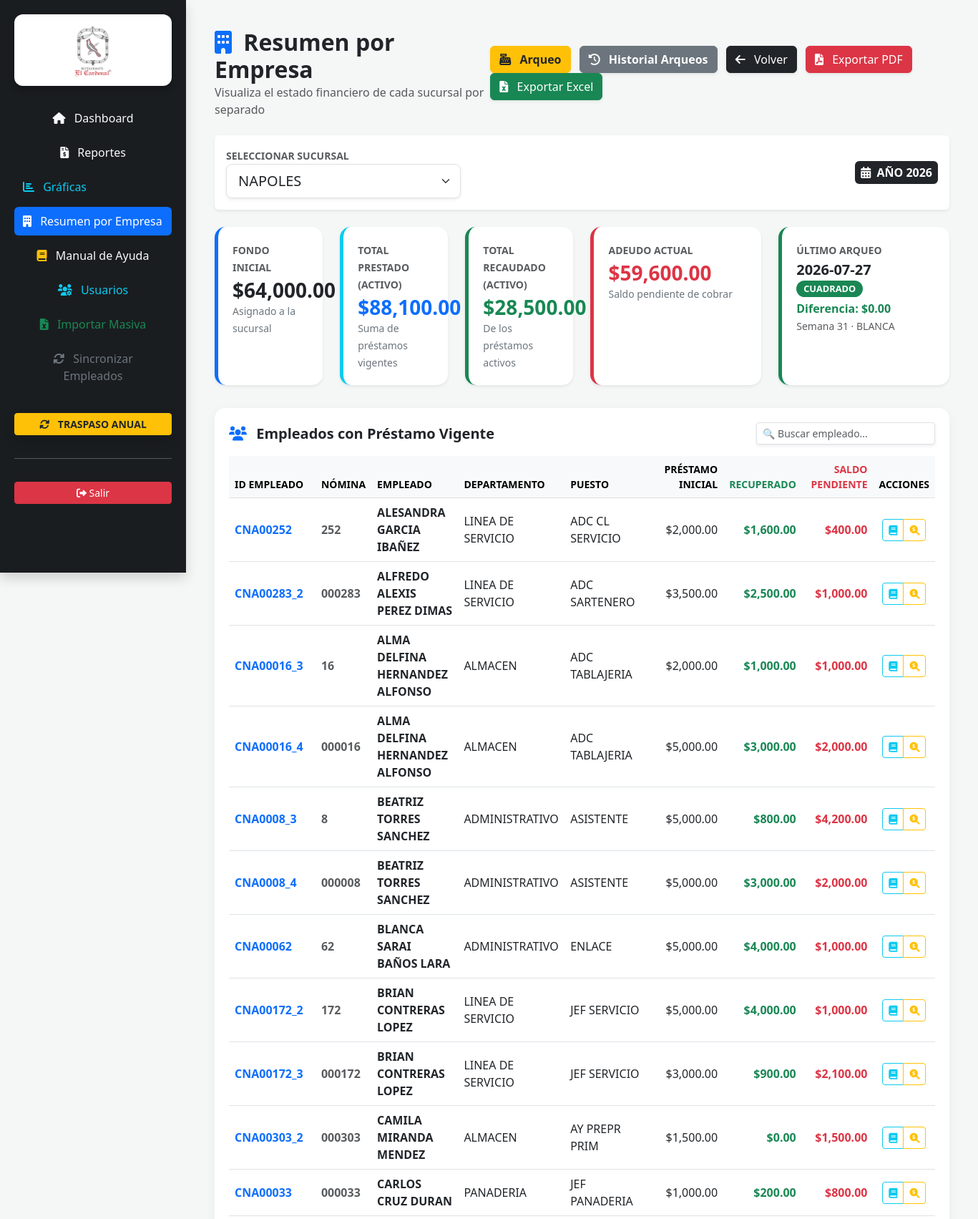
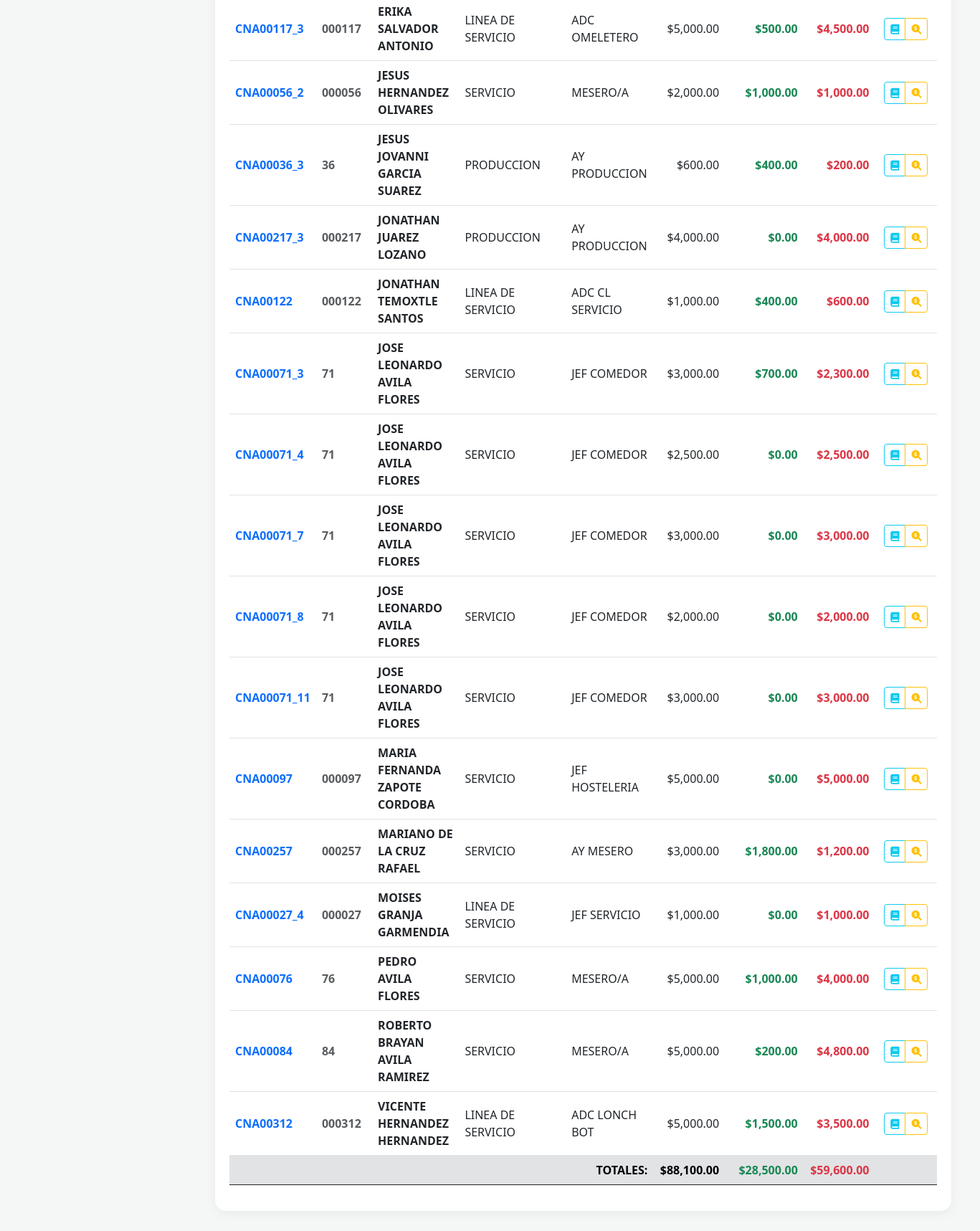
/resumen_empresa/NAPOLES (signed in), run on the app's committed database (2 pictures, top to bottom).
### tables this page shows
CREATE TABLE arqueos (
        id INTEGER PRIMARY KEY AUTOINCREMENT, sucursal TEXT, fecha TEXT, semana INTEGER, 
        fondo_sistema REAL, efectivo_real REAL, diferencia REAL, observaciones TEXT, usuario TEXT, detalle TEXT);

CREATE TABLE prestamos (
        id INTEGER PRIMARY KEY AUTOINCREMENT, nomina TEXT, empleado TEXT NOT NULL,
        area TEXT, monto_inicial REAL, saldo_pendiente REAL, fecha_otorgamiento TEXT, sucursal TEXT, semana_otorgada INTEGER, autoriza TEXT, motivo_adicional TEXT, id_empleado TEXT, fecha_ingreso TEXT, puesto TEXT);

### app.py (the view)
@app.route('/resumen_empresa/<sucursal>')
def resumen_empresa(sucursal):
    if not es_admin() and session.get('sucursal') != sucursal:
        return redirect(f'/resumen_empresa/{session.get("sucursal")}')
    sucursales_validas = ['TACUBA', 'BOMBILLA', 'RESTORANES', 'NAPOLES', 'BRIGAR', 'BGARI']
    if sucursal not in sucursales_validas:
        sucursal = 'TACUBA'
    conn = sqlite3.connect(DB_NAME, timeout=10.0)
    conn.row_factory = sqlite3.Row
    caja = conn.execute('SELECT saldo_inicial, saldo_actual FROM cajas WHERE sucursal = ?', (sucursal,)).fetchone()
    fondo_inicial = int(caja['saldo_inicial']) if caja else 0
    fondo_actual = int(caja['saldo_actual']) if caja else 0
    ultimo_arqueo = conn.execute('SELECT * FROM arqueos WHERE sucursal = ? ORDER BY fecha DESC LIMIT 1', (sucursal,)).fetchone()
    hoy = datetime.now()
    semana_actual = hoy.isocalendar()[1]
    arqueo_pendiente = False
    if not (es_admin() and sucursal != session.get('sucursal')):
        arqueo_hecho = conn.execute('SELECT id FROM arqueos WHERE sucursal = ? AND semana = ? AND strftime("%Y", fecha) = ?',
                                    (sucursal, semana_actual, str(hoy.year))).fetchone()
        if not arqueo_hecho:
            arqueo_pendiente = True
    historial_arqueos = conn.execute('SELECT * FROM arqueos WHERE sucursal = ? ORDER BY id DESC', (sucursal,)).fetchall()
    historial_arqueos_parsed = []
    for a in historial_arqueos:
        a_dict = dict(a)
        try:
            if a_dict.get('detalle'):
                a_dict['detalle'] = json.loads(a_dict['detalle'])
            else:
                a_dict['detalle'] = {}
        except:
            a_dict['detalle'] = {}
        a_dict['detalle_json'] = json.dumps(a_dict['detalle'], ensure_ascii=False)
        historial_arqueos_parsed.append(a_dict)
    prestamos_activos = conn.execute('''
        SELECT id, id_empleado, nomina, empleado, area, puesto, monto_inicial, saldo_pendiente, fecha_ingreso,
               (monto_inicial - saldo_pendiente) as recuperado
        FROM prestamos
        WHERE sucursal = ? AND saldo_pendiente > 0
        ORDER BY empleado ASC
    ''', (sucursal,)).fetchall()
    total_prestado = conn.execute('SELECT SUM(monto_inicial) FROM prestamos WHERE sucursal = ? AND saldo_pendiente > 0', (sucursal,)).fetchone()[0] or 0
    total_adeudo = conn.execute('SELECT SUM(saldo_pendiente) FROM prestamos WHERE sucursal = ? AND saldo_pendiente > 0', (sucursal,)).fetchone()[0] or 0
    total_recaudado = total_prestado - total_adeudo
    cajas = conn.execute('SELECT * FROM cajas').fetchall()
    usuarios_lista = conn.execute('SELECT * FROM usuarios WHERE username != "SISTEMAS"').fetchall()
    res_anio = conn.execute('SELECT fecha_otorgamiento FROM prestamos ORDER BY id DESC LIMIT 1').fetchone()
    anio_act = str(hoy.year)
    if res_anio and res_anio[0]:
        match = re.search(r'\d{4}', str(res_anio[0]))
        if match:
            anio_act = match.group()
    conn.close()
    return render_template('resumen_empresa.html',
                          sucursal=sucursal, sucursales=sucursales_validas,
                          fondo_inicial=fondo_inicial, fondo_actual=fondo_actual,
                          total_prestado=total_prestado, total_recaudado=total_recaudado,
                          total_adeudo=total_adeudo, prestamos=prestamos_activos,
                          anio_act=anio_act, admin=es_admin(), cajas=cajas,
                          usuarios=usuarios_lista, datetime=datetime,
                          arqueo_pendiente=arqueo_pendiente, historial_arqueos=historial_arqueos_parsed,
                          ultimo_arqueo=ultimo_arqueo)

### templates/resumen_empresa.html (shortened to what this page needs)
<!DOCTYPE html>
<html lang="es">
<head>
    <link href="https://cdn.jsdelivr.net/npm/bootstrap@5.3.0/dist/css/bootstrap.min.css" rel="stylesheet">
    <link rel="stylesheet" href="https://cdnjs.cloudflare.com/ajax/libs/font-awesome/6.0.0/css/all.min.css">
</head>
<body>
<div class="sidebar shadow text-center">
    <div class="logo-box">
        <img src="{{ url_for('static', filename='logo_cardenal.png') }}" alt="El Cardenal" class="img-fluid" style="max-height: 80px;">
    </div>
    <nav class="nav flex-column gap-2 text-start">
        <a href="/" class="btn btn-outline-light border-0 py-2"><i class="fas fa-home me-2"></i> Dashboard</a>
        <a href="/reportes" class="btn btn-outline-light border-0 py-2"><i class="fas fa-file-invoice-dollar me-2"></i> Reportes</a>
        <a href="/graficas" class="btn btn-outline-info border-0 py-2 text-start"><i class="fas fa-chart-bar me-2"></i> Gráficas</a>
        <a href="/resumen_empresa" class="btn btn-outline-primary border-0 py-2 text-start active"><i class="fas fa-building me-2"></i> Resumen por Empresa</a>
        <a href="/manual_ayuda" target="_blank" class="btn btn-outline-light border-0 py-2"><i class="fas fa-book me-2 text-warning"></i> Manual de Ayuda</a>
        {% if admin %}
        <button class="btn btn-outline-info border-0 py-2" data-bs-toggle="modal" data-bs-target="#modalUsuarios"><i class="fas fa-users-cog me-2"></i> Usuarios</button>
        <button class="btn btn-outline-success border-0 py-2" data-bs-toggle="modal" data-bs-target="#modalExcel"><i class="fas fa-file-excel me-2"></i> Importar Masiva</button>
        <button class="btn btn-outline-secondary border-0 py-2" data-bs-toggle="modal" data-bs-target="#modalSincronizar"><i class="fas fa-sync-alt me-2"></i> Sincronizar Empleados</button>
        <button class="btn btn-warning text-dark fw-bold btn-sm mt-4 shadow" data-bs-toggle="modal" data-bs-target="#modalAnio"><i class="fas fa-sync-alt me-2"></i> TRASPASO ANUAL</button>
        {% endif %}
        <hr class="opacity-25 mt-4">
        <a href="/logout" class="btn btn-danger btn-sm w-100 mt-2 mb-3"><i class="fas fa-sign-out-alt"></i> Salir</a>
    </nav>
</div>
<div class="main-content">
    <div class="d-flex justify-content-between align-items-center mb-4">
        <div>
            <h2 class="fw-bold text-dark mb-0"><i class="fas fa-building me-2 text-primary"></i> Resumen por Empresa</h2>
            <p class="text-muted mb-0">Visualiza el estado financiero de cada sucursal por separado</p>
        </div>
        <div class="no-print">
            {% if admin %}
            <button class="btn btn-warning shadow-sm text-dark fw-bold me-2" data-bs-toggle="modal" data-bs-target="#modalArqueo"><i class="fas fa-cash-register me-2"></i> Arqueo</button>
            {% endif %}
            <button class="btn btn-secondary shadow-sm fw-bold me-2" data-bs-toggle="modal" data-bs-target="#modalHistorialArqueos"><i class="fas fa-history me-2"></i> Historial Arqueos</button>
            <a href="/" class="btn btn-dark shadow-sm me-2"><i class="fas fa-arrow-left me-2"></i> Volver</a>
            <button onclick="exportarPDF()" class="btn btn-danger shadow-sm"><i class="fas fa-file-pdf me-2"></i> Exportar PDF</button>
            <button onclick="exportarExcel()" class="btn btn-success shadow-sm"><i class="fas fa-file-excel me-2"></i> Exportar Excel</button>
        </div>
    </div>
    <div class="card p-3 shadow-sm mb-4 bg-white border-0 no-print">
        <div class="row align-items-center">
            <div class="col-md-8">
                <label class="fw-bold text-muted text-uppercase small">Seleccionar Sucursal</label>
                {% if admin %}
                <select id="selectorSucursal" class="form-select form-select-lg w-50 shadow-sm" onchange="location = '/resumen_empresa/' + this.value;">
                    {% for s in sucursales %}
                    <option value="{{ s }}" {% if s == sucursal %}selected{% endif %}>{{ s }}</option>
                    {% endfor %}
                </select>
                {% else %}
                <input type="text" class="form-control form-control-lg w-50 bg-light fw-bold text-center" value="{{ sucursal }}" readonly>
                {% endif %}
            </div>
            <div class="col-md-4 text-end">
                <span class="badge bg-dark fs-6 p-2"><i class="fas fa-calendar-alt me-1"></i> AÑO {{ anio_act }}</span>
            </div>
        </div>
    </div>
    <div class="row mb-4">
        <div class="col-lg-2 col-md-4 mb-2">
            <div class="kpi-card shadow-sm border-primary">
                <small class="text-muted fw-bold text-uppercase">Fondo Inicial</small>
                <h3 class="fw-bold text-dark mb-0 mt-1">${{ "{:,.2f}".format(fondo_inicial) }}</h3>
                <small class="text-secondary">Asignado a la sucursal</small>
            </div>
        </div>
        <div class="col-lg-2 col-md-4 mb-2">
            <div class="kpi-card shadow-sm border-info">
                <small class="text-muted fw-bold text-uppercase">Total Prestado (Activo)</small>
                <h3 class="fw-bold text-primary mb-0 mt-1">${{ "{:,.2f}".format(total_prestado) }}</h3>
                <small class="text-secondary">Suma de préstamos vigentes</small>
            </div>
        </div>
        <div class="col-lg-2 col-md-4 mb-2">
            <div class="kpi-card shadow-sm border-success">
                <small class="text-muted fw-bold text-uppercase">Total Recaudado (Activo)</small>
                <h3 class="fw-bold text-success mb-0 mt-1">${{ "{:,.2f}".format(total_recaudado) }}</h3>
                <small class="text-secondary">De los préstamos activos</small>
            </div>
        </div>
        <div class="col-lg-3 col-md-4 mb-2">
            <div class="kpi-card shadow-sm border-danger">
                <small class="text-muted fw-bold text-uppercase">Adeudo Actual</small>
                <h3 class="fw-bold text-danger mb-0 mt-1">${{ "{:,.2f}".format(total_adeudo) }}</h3>
                <small class="text-secondary">Saldo pendiente de cobrar</small>
            </div>
        </div>
        <div class="col-lg-3 col-md-4 mb-2">
            <div class="kpi-card shadow-sm border-{{ 'success' if ultimo_arqueo and ultimo_arqueo.diferencia == 0 else 'danger' }}"
                 style="border-left-color: {{ '#28a745' if ultimo_arqueo and ultimo_arqueo.diferencia == 0 else '#dc3545' }};">
                <small class="text-muted fw-bold text-uppercase">Último Arqueo</small>
                {% if ultimo_arqueo %}
                    <h5 class="fw-bold mb-0 mt-1">
                        {{ ultimo_arqueo.fecha.split(' ')[0] }}
                        <span class="badge {{ 'bg-success' if ultimo_arqueo.diferencia == 0 else 'bg-danger' }} badge-estatus">
                            {{ 'CUADRADO' if ultimo_arqueo.diferencia == 0 else 'DIFERENCIA' }}
                        </span>
                    </h5>
                    <div class="mt-1">
                        <span class="fw-bold {{ 'text-success' if ultimo_arqueo.diferencia == 0 else 'text-danger' }}">
                            Diferencia: ${{ "{:,.2f}".format(ultimo_arqueo.diferencia) }}
                        </span>
                    </div>
                    <small class="text-muted">Semana {{ ultimo_arqueo.semana }} · {{ ultimo_arqueo.usuario }}</small>
                {% else %}
                    <h5 class="fw-bold text-muted mt-1">Sin arqueo</h5>
                    <small class="text-secondary">No hay registros</small>
                {% endif %}
            </div>
        </div>
    </div>
    <div class="table-container" id="tablaContainer">
        <div class="d-flex justify-content-between align-items-center mb-3 no-print">
            <h5 class="fw-bold mb-0"><i class="fas fa-users me-2 text-primary"></i> Empleados con Préstamo Vigente</h5>
            <div>
                <input type="text" id="busqueda" class="form-control form-control-sm shadow-sm" placeholder="🔍 Buscar empleado..." style="width: 250px;" onkeyup="filtrarTabla()">
            </div>
        </div>
        <table class="table table-hover align-middle" id="tablaEmpleados">
            <thead class="table-light text-uppercase small">
                <tr>
                    <th>ID Empleado</th>
                    <th>Nómina</th>
                    <th>Empleado</th>
                    <th>DEPARTAMENTO</th>
                    <th>PUESTO</th>
                    <th class="text-end">Préstamo Inicial</th>
                    <th class="text-end text-success">Recuperado</th>
                    <th class="text-end text-danger">Saldo Pendiente</th>
                    <th class="text-center no-print">Acciones</th>
                </tr>
            </thead>
            <tbody>
                {% set total_prestado_suma = namespace(valor=0) %}
                {% set total_recuperado_suma = namespace(valor=0) %}
                {% set total_pendiente_suma = namespace(valor=0) %}
                {% for p in prestamos %}
                    {% set total_prestado_suma.valor = total_prestado_suma.valor + p.monto_inicial %}
                    {% set total_recuperado_suma.valor = total_recuperado_suma.valor + p.recuperado %}
                    {% set total_pendiente_suma.valor = total_pendiente_suma.valor + p.saldo_pendiente %}
                <tr>
                    <td class="fw-bold text-primary">{{ p.id_empleado or 'N/A' }}</td>
                    <td class="text-muted fw-bold">{{ p.nomina }}</td>
                    <td class="fw-bold">{{ p.empleado }}</td>
                    <td>{{ p.area or 'N/A' }}</td>
                    <td>{{ p.puesto or 'N/A' }}</td>
                    <td class="text-end">${{ "{:,.2f}".format(p.monto_inicial) }}</td>
                    <td class="text-end text-success fw-bold">${{ "{:,.2f}".format(p.recuperado) }}</td>
                    <td class="text-end text-danger fw-bold">${{ "{:,.2f}".format(p.saldo_pendiente) }}</td>
                    <td class="text-center no-print">
                        <div class="btn-group">
                            <a href="/reporte/kardex_empleado" class="btn btn-sm btn-outline-info" title="Ver Kardex" onclick="event.preventDefault(); document.getElementById('formKardex{{ p.id }}').submit();">
                                <i class="fas fa-book"></i>
                            </a>
                            <a href="/auditar_abonos/{{ p.id }}" class="btn btn-sm btn-outline-warning" title="Auditar Abonos">
                                <i class="fas fa-search-dollar"></i>
                            </a>
                        </div>
                    </td>
                </tr>
                {% else %}
                <tr><td colspan="9" class="text-center text-muted py-4">No hay empleados con préstamos activos en esta sucursal.</td></tr>
                {% endfor %}
            </tbody>
            <tfoot class="table-secondary fw-bold border-top border-dark">
                <tr>
                    <td colspan="5" class="text-end text-uppercase">TOTALES:</td>
                    <td class="text-end" id="total_prestado_foot">${{ "{:,.2f}".format(total_prestado_suma.valor) }}</td>
                    <td class="text-end text-success" id="total_recuperado_foot">${{ "{:,.2f}".format(total_recuperado_suma.valor) }}</td>
                    <td class="text-end text-danger" id="total_pendiente_foot">${{ "{:,.2f}".format(total_pendiente_suma.valor) }}</td>
                    <td class="no-print"></td>
                </tr>
            </tfoot>
        </table>
    </div>
</div>
</body>
</html>

### data on the page
arqueos: fecha "2026-07-27", diferencia "CUADRADO", diferencia "0.00", semana "31", usuario "BLANCA"
prestamos: id_empleado "CNA00252", nomina "252", empleado "ALESANDRA GARCIA IBAÑEZ", area "LINEA DE SERVICIO", puesto "ADC CL SERVICIO", monto_inicial "2,000.00", recuperado "1,600.00", saldo_pendiente "400.00"
prestamos: id_empleado "CNA00283_2", nomina "000283", empleado "ALFREDO ALEXIS PEREZ DIMAS", area "LINEA DE SERVICIO", puesto "ADC SARTENERO", monto_inicial "3,500.00", recuperado "2,500.00", saldo_pendiente "1,000.00"
prestamos: id_empleado "CNA00016_3", nomina "16", empleado "ALMA DELFINA HERNANDEZ ALFONSO", area "ALMACEN", puesto "ADC TABLAJERIA", monto_inicial "2,000.00", recuperado "1,000.00", saldo_pendiente "1,000.00"
prestamos: id_empleado "CNA00016_4", nomina "000016", empleado "ALMA DELFINA HERNANDEZ ALFONSO", area "ALMACEN", puesto "ADC TABLAJERIA", monto_inicial "5,000.00", recuperado "3,000.00", saldo_pendiente "2,000.00"
prestamos: id_empleado "CNA0008_3", nomina "8", empleado "BEATRIZ TORRES SANCHEZ", area "ADMINISTRATIVO", puesto "ASISTENTE", monto_inicial "5,000.00", recuperado "800.00", saldo_pendiente "4,200.00"
prestamos: id_empleado "CNA0008_4", nomina "000008", empleado "BEATRIZ TORRES SANCHEZ", area "ADMINISTRATIVO", puesto "ASISTENTE", monto_inicial "5,000.00", recuperado "3,000.00", saldo_pendiente "2,000.00"
prestamos: id_empleado "CNA00062", nomina "62", empleado "BLANCA SARAI BAÑOS LARA", area "ADMINISTRATIVO", puesto "ENLACE", monto_inicial "5,000.00", recuperado "4,000.00", saldo_pendiente "1,000.00"
prestamos: id_empleado "CNA00172_2", nomina "172", empleado "BRIAN CONTRERAS LOPEZ", area "LINEA DE SERVICIO", puesto "JEF SERVICIO", monto_inicial "5,000.00", recuperado "4,000.00", saldo_pendiente "1,000.00"
prestamos: id_empleado "CNA00172_3", nomina "000172", empleado "BRIAN CONTRERAS LOPEZ", area "LINEA DE SERVICIO", puesto "JEF SERVICIO", monto_inicial "3,000.00", recuperado "900.00", saldo_pendiente "2,100.00"
prestamos: id_empleado "CNA00303_2", nomina "000303", empleado "CAMILA MIRANDA MENDEZ", area "ALMACEN", puesto "AY PREPR PRIM", monto_inicial "1,500.00", recuperado "0.00", saldo_pendiente "1,500.00"
prestamos: id_empleado "CNA00033", nomina "000033", empleado "CARLOS CRUZ DURAN", area "PANADERIA", puesto "JEF PANADERIA", monto_inicial "1,000.00", recuperado "200.00", saldo_pendiente "800.00"
prestamos: id_empleado "CNA00117_3", nomina "000117", empleado "ERIKA SALVADOR ANTONIO", area "LINEA DE SERVICIO", puesto "ADC OMELETERO", monto_inicial "5,000.00", recuperado "500.00", saldo_pendiente "4,500.00"
prestamos: id_empleado "CNA00056_2", nomina "000056", empleado "JESUS HERNANDEZ OLIVARES", area "SERVICIO", puesto "MESERO/A", monto_inicial "2,000.00", recuperado "1,000.00", saldo_pendiente "1,000.00"
prestamos: id_empleado "CNA00036_3", nomina "36", empleado "JESUS JOVANNI GARCIA SUAREZ", area "PRODUCCION", puesto "AY PRODUCCION", monto_inicial "600.00", recuperado "400.00", saldo_pendiente "200.00"
prestamos: id_empleado "CNA00217_3", nomina "000217", empleado "JONATHAN JUAREZ LOZANO", area "PRODUCCION", puesto "AY PRODUCCION", monto_inicial "4,000.00", recuperado "0.00", saldo_pendiente "4,000.00"
prestamos: id_empleado "CNA00122", nomina "000122", empleado "JONATHAN TEMOXTLE SANTOS", area "LINEA DE SERVICIO", puesto "ADC CL SERVICIO", monto_inicial "1,000.00", recuperado "400.00", saldo_pendiente "600.00"
prestamos: id_empleado "CNA00071_3", nomina "71", empleado "JOSE LEONARDO AVILA FLORES", area "SERVICIO", puesto "JEF COMEDOR", monto_inicial "3,000.00", recuperado "700.00", saldo_pendiente "2,300.00"
prestamos: id_empleado "CNA00071_4", nomina "71", empleado "JOSE LEONARDO AVILA FLORES", area "SERVICIO", puesto "JEF COMEDOR", monto_inicial "2,500.00", recuperado "0.00", saldo_pendiente "2,500.00"
prestamos: id_empleado "CNA00071_7", nomina "71", empleado "JOSE LEONARDO AVILA FLORES", area "SERVICIO", puesto "JEF COMEDOR", monto_inicial "3,000.00", recuperado "0.00", saldo_pendiente "3,000.00"
prestamos: id_empleado "CNA00071_8", nomina "71", empleado "JOSE LEONARDO AVILA FLORES", area "SERVICIO", puesto "JEF COMEDOR", monto_inicial "2,000.00", recuperado "0.00", saldo_pendiente "2,000.00"
prestamos: id_empleado "CNA00071_11", nomina "71", empleado "JOSE LEONARDO AVILA FLORES", area "SERVICIO", puesto "JEF COMEDOR", monto_inicial "3,000.00", recuperado "0.00", saldo_pendiente "3,000.00"
prestamos: id_empleado "CNA00097", nomina "000097", empleado "MARIA FERNANDA ZAPOTE CORDOBA", area "SERVICIO", puesto "JEF HOSTELERIA", monto_inicial "5,000.00", recuperado "0.00", saldo_pendiente "5,000.00"
prestamos: id_empleado "CNA00257", nomina "000257", empleado "MARIANO DE LA CRUZ RAFAEL", area "SERVICIO", puesto "AY MESERO", monto_inicial "3,000.00", recuperado "1,800.00", saldo_pendiente "1,200.00"
prestamos: id_empleado "CNA00027_4", nomina "000027", empleado "MOISES GRANJA GARMENDIA", area "LINEA DE SERVICIO", puesto "JEF SERVICIO", monto_inicial "1,000.00", recuperado "0.00", saldo_pendiente "1,000.00"
prestamos: id_empleado "CNA00076", nomina "76", empleado "PEDRO AVILA FLORES", area "SERVICIO", puesto "MESERO/A", monto_inicial "5,000.00", recuperado "1,000.00", saldo_pendiente "4,000.00"
prestamos: id_empleado "CNA00084", nomina "84", empleado "ROBERTO BRAYAN AVILA RAMIREZ", area "SERVICIO", puesto "MESERO/A", monto_inicial "5,000.00", recuperado "200.00", saldo_pendiente "4,800.00"
prestamos: id_empleado "CNA00312", nomina "000312", empleado "VICENTE HERNANDEZ HERNANDEZ", area "LINEA DE SERVICIO", puesto "ADC LONCH BOT", monto_inicial "5,000.00", recuperado "1,500.00", saldo_pendiente "3,500.00"

### other printed values
{{ anio_act }} "2026"
{{ "{:,.2f}".format(fondo_inicial) }} "64,000.00"
{{ "{:,.2f}".format(total_prestado) }} "88,100.00"
{{ "{:,.2f}".format(total_recaudado) }} "28,500.00"
{{ "{:,.2f}".format(total_adeudo) }} "59,600.00"
{{ "{:,.2f}".format(total_prestado_suma.valor) }} "88,100.00"
{{ "{:,.2f}".format(total_recuperado_suma.valor) }} "28,500.00"
{{ "{:,.2f}".format(total_pendiente_suma.valor) }} "59,600.00"
form field value "NAPOLES"
